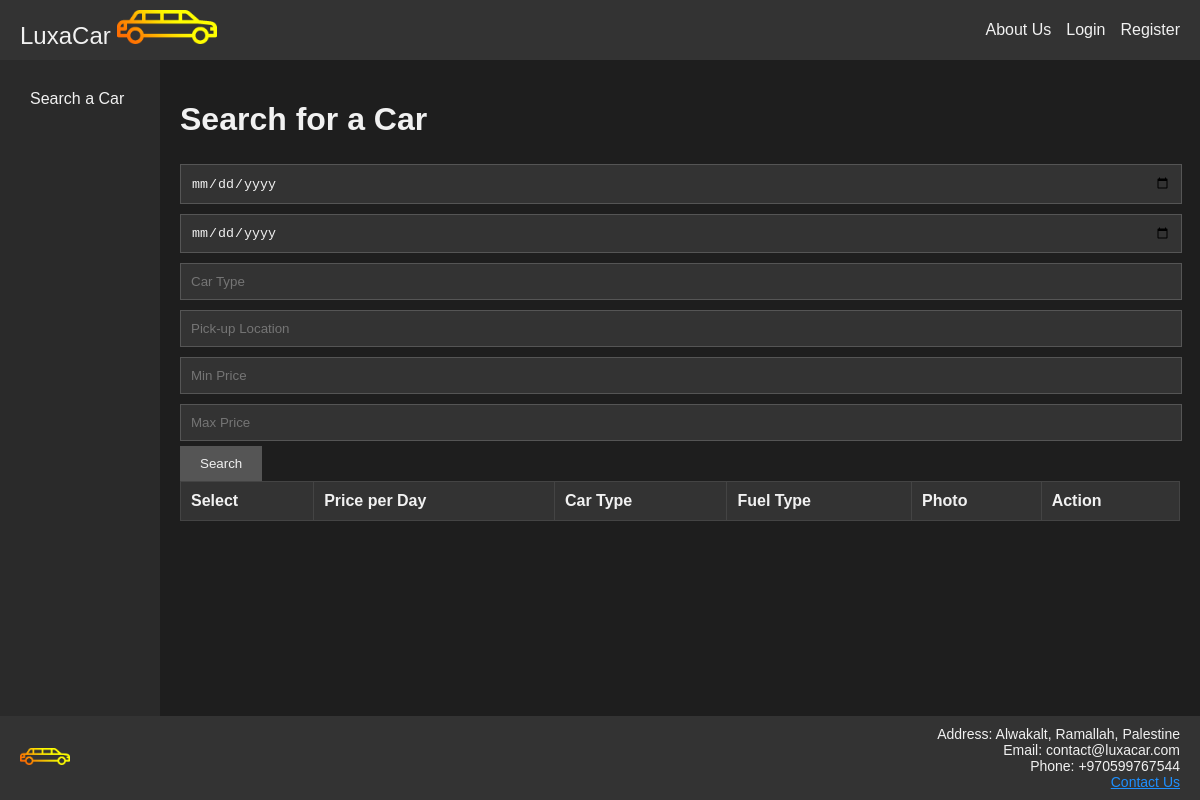
The app's page /searchCar.php, older data.
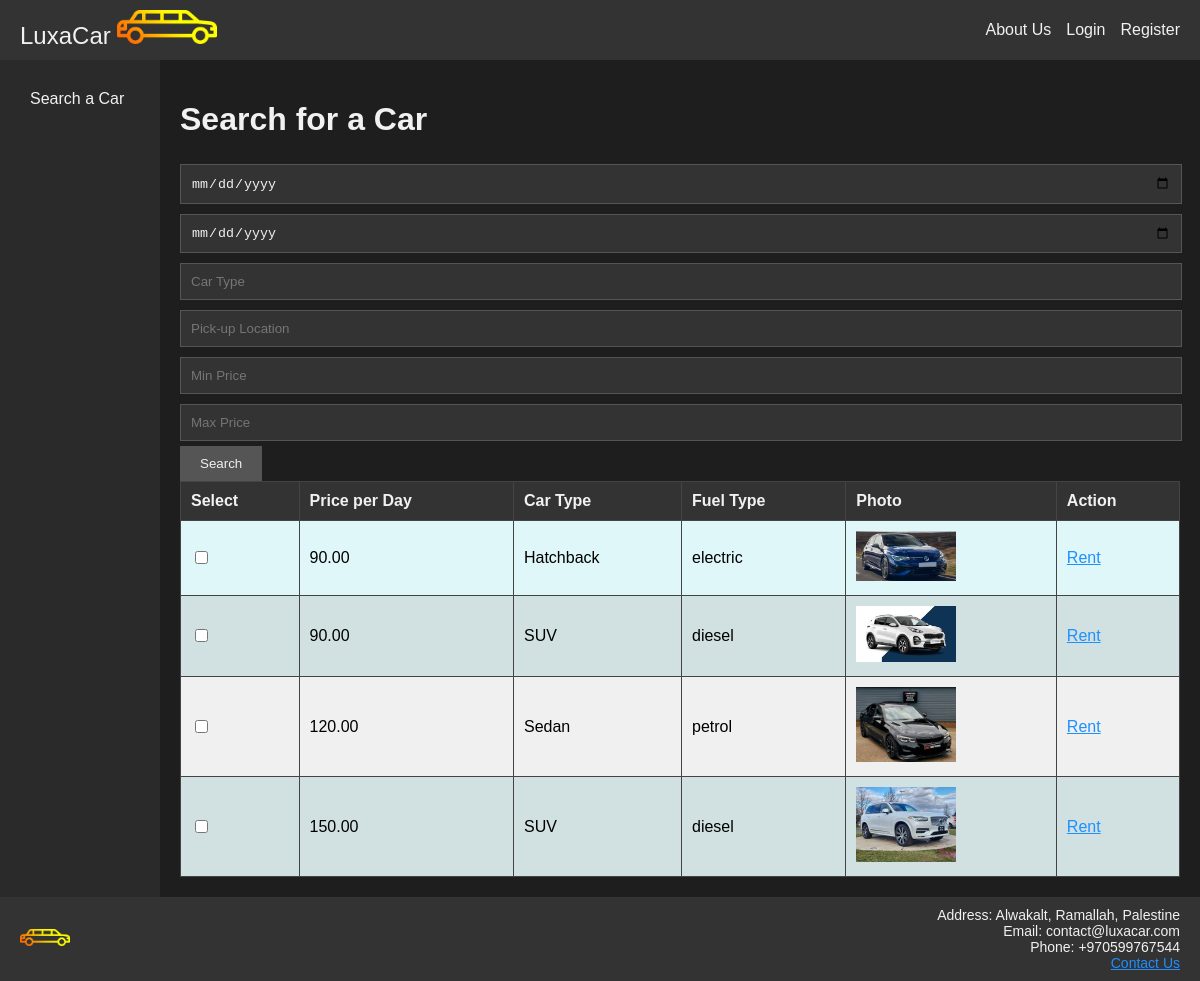
The same page, newer data.
### tables this page shows
CREATE TABLE `cars` (
  `CarID` int(11) NOT NULL,
  `CarState` varchar(250) NOT NULL DEFAULT 'Available ',
  `ReferenceNumber` varchar(20) NOT NULL,
  `Model` varchar(50) NOT NULL,
  `Type` varchar(50) NOT NULL,
  `Make` varchar(50) NOT NULL,
  `RegistrationYear` year(4) NOT NULL,
  `Color` varchar(20) NOT NULL,
  `Description` text NOT NULL,
  `PricePerDay` decimal(10,2) NOT NULL,
  `CapacityPeople` int(11) NOT NULL,
  `CapacitySuitcases` int(11) NOT NULL,
  `FuelType` varchar(20) NOT NULL,
  `AvgConsumption` decimal(5,2) NOT NULL,
  `Horsepower` int(11) NOT NULL,
  `Length` decimal(5,2) NOT NULL,
  `Width` decimal(5,2) NOT NULL,
  `GearType` varchar(10) NOT NULL,
  `Conditions` text DEFAULT NULL,
  `Restrictions` text DEFAULT NULL
);

### searchCar.php (the view, shortened to what this page needs)
<?php
$queryParams = $_GET;
$queryString = http_build_query($queryParams);
try {
    $pdo = new PDO(DBCONNSTRING, DBUSER, DBPASS);
} catch (PDOException $e) {
    die($e->getMessage());
}
$params = [];
$sql = "SELECT * FROM cars WHERE 1=1";
if (isset($_GET['sortBy'])) {
    $sortBy = $_GET['sortBy'];
    setcookie('sortPreference', $sortBy, time() + (86400 * 30), "/");
    $queryParams['sortBy'] = $sortBy;
} elseif (isset($_COOKIE['sortPreference'])) {
    $sortBy = $_COOKIE['sortPreference'];
    $queryParams['sortBy'] = $sortBy;
} else {
    $sortBy = 'PricePerDay';
}
$sql .= " ORDER BY $sortBy";
$stmt = $pdo->prepare($sql);
$stmt->execute($params);
$result = $stmt->fetchAll(PDO::FETCH_ASSOC);
foreach ($result as $key => $car) {
    $stmt = $pdo->prepare("SELECT ImageFilename FROM carimages WHERE CarID = ?");
    $stmt->execute([$car['CarID']]);
    $result[$key]['image'] = $stmt->fetchColumn();
}
?>
<!DOCTYPE html>
<html lang="en">
<head>
    <link rel="stylesheet" href="styles\styles.css">
</head>
<body>
    <div class="container">
        <header class="header">
            <div class="logo">
                <a href="index.php">
                    LuxaCar
                    <img src="protected/logo.png" alt="Logo">
                </a>
            </div>
            <div class="nav-links">
                <a href="about.php">About Us</a>
                <?php if (isset($_SESSION['loggedin']) && $_SESSION['loggedin'] == true): ?>
                    <a href="profile.php"><?php echo $_SESSION['username']; ?></a>
                    <?php if (!isset($isManager)): ?>
                    <a href="viewRent.php">Shopping Basket</a>
                    <?php endif; ?>
                    <a href="logout.php">Logout</a>
                <?php else: ?>
                    <a href="login.php">Login</a>
                    <a href="register.php">Register</a>
                <?php endif; ?>
            </div>
        </header>
        <div class="main-container">
            <nav class="nav">
                <a href="searchCar.php">Search a Car</a>
            </nav>
                <main class="main">
                    <h1>Search for a Car</h1>
                    <form action="searchCar.php" method="get">
                        <input type="date" name="fromDate" placeholder="From Date">
                        <input type="date" name="toDate" placeholder="To Date">
                        <input type="text" name="carType" placeholder="Car Type">
                        <input type="text" name="pickUpLocation" placeholder="Pick-up Location">
                        <input type="number" name="minPrice" placeholder="Min Price">
                        <input type="number" name="maxPrice" placeholder="Max Price">
                        <input type="submit" value="Search">
                    </form>
                    <table>
                        <thead>
                            <tr>
                                <th>Select</th>
                                <th><a href=<?php echo "searchCar.php?" . $queryString . "&sortBy=PricePerDay"?>>Price per Day</a></th>
                                <th><a href=<?php echo "searchCar.php?" . $queryString . "&sortBy=Type"?>>Car Type</a></th>
                                <th><a href=<?php echo "searchCar.php?" . $queryString . "&sortBy=FuelType"?>>Fuel Type</a></th>
                                <th>Photo</th>
                                <th>Action</th>
                            </tr>
                        </thead>
                        <tbody>
                            <?php foreach ($result as $car): ?>
                            <tr class="<?php echo $car['FuelType']; ?>">
                                <td><input type="checkbox" name="selectedCars[]" value="<?php echo $car['CarID']; ?>"></td>
                                <td><?php echo $car['PricePerDay']; ?></td>
                                <td><?php echo $car['Type']; ?></td>
                                <td><?php echo $car['FuelType']; ?></td>
                                <td><img src="carsImages/<?php echo $car['image']; ?>" alt="Car Image"></td>
                                <td><a href="rentCar.php?ref=<?php echo $car['CarID']; ?>">Rent</a></td>
                            </tr>
                            <?php endforeach; ?>
                        </tbody>
                    </table>
                </main>
                </div>
        <footer class="footer">
            <div>
                <img src="protected/logo.png" alt="Small Logo">
            </div>
            <div class="contact-info">
                Address: Alwakalt, Ramallah, Palestine<br>
                Email: contact@luxacar.com<br>
                Phone: +970599767544<br>
                <a href="contact.php">Contact Us</a>
            </div>
        </footer>
</body>
</html>

### styles/styles.css (style rules this page uses)
body { margin: 0; font-family: Arial, sans-serif; background-color: #1e1e1e; color: #f1f1f1; }
.container { display: flex; flex-direction: column; min-height: 100vh; }
.header, .footer { background-color: #333; color: #f1f1f1; text-align: center; padding: 10px 0; }
.main-container { display: flex; flex: 1; }
.nav { flex: 0 0 10%; background-color: #2a2a2a; padding: 20px; }
.nav a { display: block; padding: 10px; color: #f1f1f1; text-decoration: none; }
.main { flex: 1; padding: 20px; background-color: #1e1e1e; }
.header { display: flex; justify-content: space-between; align-items: center; padding: 10px 20px; }
.header .logo { font-size: 24px; }
.header img { width: 100px; height: auto; }
.header .nav-links { display: flex; gap: 15px; }
.header .nav-links a { color: #f1f1f1; text-decoration: none; }
.header a { color: #f1f1f1; text-decoration: none; }
.footer { display: flex; justify-content: space-between; align-items: center; padding: 10px 20px; font-size: 14px; }
.footer img { width: 50px; height: auto; }
.footer .contact-info { text-align: right; }
.main h1 { color: #f1f1f1; }
input[type="text"], input[type="password"], input[type="email"], input[type="date"], input[type="tel"], input[type="number"], select, textarea { background-color: #333; color: #f1f1f1; border: 1px solid #555; padding: 10px; margin: 5px 0; width: 98%; }
input[type="submit"] { background-color: #555; color: #f1f1f1; border: none; padding: 10px 20px; cursor: pointer; }
table { width: 100%; border-collapse: collapse; }
table, th, td { border: 1px solid #444; }
th, td { padding: 10px; text-align: left; }
th { background-color: #333; color: #f1f1f1; }
th a { color: #f1f1f1; text-decoration: none; }
tr img { width: 100px; height: auto; }
.petrol { background-color: #f0f0f0; color: #000; }
.diesel { background-color: #d1e0e0; color: #000; }
.electric { background-color: #e0f7fa; color: #000; }
a { color: #1e90ff; }

Row changes from the older to the newer data that the page shows:
added cars: PricePerDay "90.00", Type "Hatchback", FuelType "electric", shows a picture
added cars: PricePerDay "90.00", Type "SUV", FuelType "diesel", shows a picture
added cars: PricePerDay "120.00", Type "Sedan", FuelType "petrol", shows a picture
added cars: PricePerDay "150.00", Type "SUV", FuelType "diesel", shows a picture
